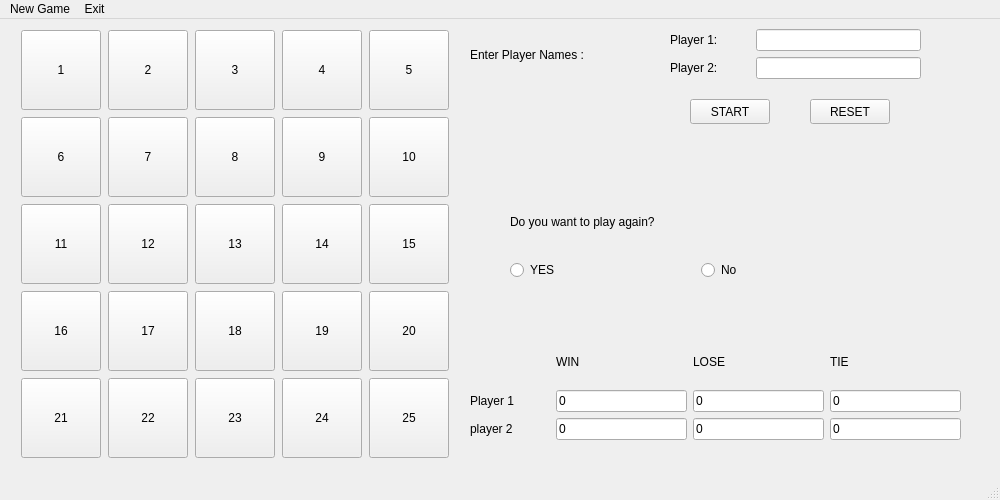
<?xml version="1.0" encoding="UTF-8"?>
<ui version="4.0">
 <class>MainWindow</class>
 <widget class="QMainWindow" name="MainWindow">
  <property name="geometry">
   <rect>
    <x>0</x>
    <y>0</y>
    <width>1000</width>
    <height>500</height>
   </rect>
  </property>
  <property name="minimumSize">
   <size>
    <width>1000</width>
    <height>500</height>
   </size>
  </property>
  <property name="maximumSize">
   <size>
    <width>1000</width>
    <height>600</height>
   </size>
  </property>
  <property name="windowTitle">
   <string>MainWindow</string>
  </property>
  <widget class="QWidget" name="centralwidget">
   <widget class="QWidget" name="formLayoutWidget">
    <property name="geometry">
     <rect>
      <x>670</x>
      <y>10</y>
      <width>251</width>
      <height>61</height>
     </rect>
    </property>
    <layout class="QFormLayout" name="formLayout">
     <item row="1" column="0">
      <widget class="QLabel" name="labelName2">
       <property name="minimumSize">
        <size>
         <width>80</width>
         <height>0</height>
        </size>
       </property>
       <property name="text">
        <string>Player 2:</string>
       </property>
      </widget>
     </item>
     <item row="1" column="1">
      <widget class="QLineEdit" name="lineEditName2">
       <property name="focusPolicy">
        <enum>Qt::ClickFocus</enum>
       </property>
      </widget>
     </item>
     <item row="0" column="0">
      <widget class="QLabel" name="labelName1">
       <property name="minimumSize">
        <size>
         <width>80</width>
         <height>0</height>
        </size>
       </property>
       <property name="text">
        <string>Player 1:</string>
       </property>
      </widget>
     </item>
     <item row="0" column="1">
      <widget class="QLineEdit" name="lineEditName1"/>
     </item>
    </layout>
   </widget>
   <widget class="QPushButton" name="pushButtonReset">
    <property name="geometry">
     <rect>
      <x>810</x>
      <y>80</y>
      <width>80</width>
      <height>25</height>
     </rect>
    </property>
    <property name="text">
     <string>RESET</string>
    </property>
   </widget>
   <widget class="QPushButton" name="pushButtonStart">
    <property name="geometry">
     <rect>
      <x>690</x>
      <y>80</y>
      <width>80</width>
      <height>25</height>
     </rect>
    </property>
    <property name="text">
     <string>START</string>
    </property>
   </widget>
   <widget class="QLabel" name="labelTurn">
    <property name="geometry">
     <rect>
      <x>470</x>
      <y>20</y>
      <width>121</width>
      <height>31</height>
     </rect>
    </property>
    <property name="layoutDirection">
     <enum>Qt::LeftToRight</enum>
    </property>
    <property name="text">
     <string>Enter Player Names :</string>
    </property>
   </widget>
   <widget class="QWidget" name="layoutWidget">
    <property name="geometry">
     <rect>
      <x>20</x>
      <y>10</y>
      <width>431</width>
      <height>430</height>
     </rect>
    </property>
    <layout class="QGridLayout" name="gridLayout">
     <item row="0" column="1">
      <widget class="QPushButton" name="pushButton_2">
       <property name="minimumSize">
        <size>
         <width>80</width>
         <height>80</height>
        </size>
       </property>
       <property name="maximumSize">
        <size>
         <width>80</width>
         <height>80</height>
        </size>
       </property>
       <property name="text">
        <string>2</string>
       </property>
      </widget>
     </item>
     <item row="8" column="1">
      <widget class="QPushButton" name="pushButton_22">
       <property name="minimumSize">
        <size>
         <width>80</width>
         <height>80</height>
        </size>
       </property>
       <property name="maximumSize">
        <size>
         <width>80</width>
         <height>80</height>
        </size>
       </property>
       <property name="text">
        <string>22</string>
       </property>
      </widget>
     </item>
     <item row="1" column="2">
      <widget class="QPushButton" name="pushButton_8">
       <property name="minimumSize">
        <size>
         <width>80</width>
         <height>80</height>
        </size>
       </property>
       <property name="maximumSize">
        <size>
         <width>80</width>
         <height>80</height>
        </size>
       </property>
       <property name="text">
        <string>8</string>
       </property>
      </widget>
     </item>
     <item row="8" column="3">
      <widget class="QPushButton" name="pushButton_24">
       <property name="minimumSize">
        <size>
         <width>80</width>
         <height>80</height>
        </size>
       </property>
       <property name="maximumSize">
        <size>
         <width>80</width>
         <height>80</height>
        </size>
       </property>
       <property name="text">
        <string>24</string>
       </property>
      </widget>
     </item>
     <item row="8" column="0">
      <widget class="QPushButton" name="pushButton_21">
       <property name="minimumSize">
        <size>
         <width>80</width>
         <height>80</height>
        </size>
       </property>
       <property name="maximumSize">
        <size>
         <width>80</width>
         <height>80</height>
        </size>
       </property>
       <property name="text">
        <string>21</string>
       </property>
      </widget>
     </item>
     <item row="4" column="0">
      <widget class="QPushButton" name="pushButton_11">
       <property name="minimumSize">
        <size>
         <width>80</width>
         <height>80</height>
        </size>
       </property>
       <property name="maximumSize">
        <size>
         <width>80</width>
         <height>80</height>
        </size>
       </property>
       <property name="text">
        <string>11</string>
       </property>
      </widget>
     </item>
     <item row="4" column="4">
      <widget class="QPushButton" name="pushButton_15">
       <property name="minimumSize">
        <size>
         <width>80</width>
         <height>80</height>
        </size>
       </property>
       <property name="maximumSize">
        <size>
         <width>80</width>
         <height>80</height>
        </size>
       </property>
       <property name="text">
        <string>15</string>
       </property>
      </widget>
     </item>
     <item row="8" column="2">
      <widget class="QPushButton" name="pushButton_23">
       <property name="minimumSize">
        <size>
         <width>80</width>
         <height>80</height>
        </size>
       </property>
       <property name="maximumSize">
        <size>
         <width>80</width>
         <height>80</height>
        </size>
       </property>
       <property name="text">
        <string>23</string>
       </property>
      </widget>
     </item>
     <item row="0" column="0">
      <widget class="QPushButton" name="pushButton_1">
       <property name="minimumSize">
        <size>
         <width>80</width>
         <height>80</height>
        </size>
       </property>
       <property name="maximumSize">
        <size>
         <width>80</width>
         <height>80</height>
        </size>
       </property>
       <property name="text">
        <string>1</string>
       </property>
      </widget>
     </item>
     <item row="6" column="1">
      <widget class="QPushButton" name="pushButton_17">
       <property name="minimumSize">
        <size>
         <width>80</width>
         <height>80</height>
        </size>
       </property>
       <property name="maximumSize">
        <size>
         <width>80</width>
         <height>80</height>
        </size>
       </property>
       <property name="text">
        <string>17</string>
       </property>
      </widget>
     </item>
     <item row="6" column="3">
      <widget class="QPushButton" name="pushButton_19">
       <property name="minimumSize">
        <size>
         <width>80</width>
         <height>80</height>
        </size>
       </property>
       <property name="maximumSize">
        <size>
         <width>80</width>
         <height>80</height>
        </size>
       </property>
       <property name="text">
        <string>19</string>
       </property>
      </widget>
     </item>
     <item row="6" column="0">
      <widget class="QPushButton" name="pushButton_16">
       <property name="minimumSize">
        <size>
         <width>80</width>
         <height>80</height>
        </size>
       </property>
       <property name="maximumSize">
        <size>
         <width>80</width>
         <height>80</height>
        </size>
       </property>
       <property name="text">
        <string>16</string>
       </property>
      </widget>
     </item>
     <item row="6" column="2">
      <widget class="QPushButton" name="pushButton_18">
       <property name="minimumSize">
        <size>
         <width>80</width>
         <height>80</height>
        </size>
       </property>
       <property name="maximumSize">
        <size>
         <width>80</width>
         <height>80</height>
        </size>
       </property>
       <property name="text">
        <string>18</string>
       </property>
      </widget>
     </item>
     <item row="0" column="3">
      <widget class="QPushButton" name="pushButton_4">
       <property name="minimumSize">
        <size>
         <width>80</width>
         <height>0</height>
        </size>
       </property>
       <property name="maximumSize">
        <size>
         <width>80</width>
         <height>80</height>
        </size>
       </property>
       <property name="text">
        <string>4</string>
       </property>
      </widget>
     </item>
     <item row="1" column="4">
      <widget class="QPushButton" name="pushButton_10">
       <property name="minimumSize">
        <size>
         <width>80</width>
         <height>80</height>
        </size>
       </property>
       <property name="maximumSize">
        <size>
         <width>80</width>
         <height>80</height>
        </size>
       </property>
       <property name="text">
        <string>10</string>
       </property>
      </widget>
     </item>
     <item row="4" column="3">
      <widget class="QPushButton" name="pushButton_14">
       <property name="minimumSize">
        <size>
         <width>80</width>
         <height>80</height>
        </size>
       </property>
       <property name="maximumSize">
        <size>
         <width>80</width>
         <height>80</height>
        </size>
       </property>
       <property name="text">
        <string>14</string>
       </property>
      </widget>
     </item>
     <item row="0" column="2">
      <widget class="QPushButton" name="pushButton_3">
       <property name="minimumSize">
        <size>
         <width>80</width>
         <height>80</height>
        </size>
       </property>
       <property name="maximumSize">
        <size>
         <width>80</width>
         <height>80</height>
        </size>
       </property>
       <property name="text">
        <string>3</string>
       </property>
      </widget>
     </item>
     <item row="1" column="3">
      <widget class="QPushButton" name="pushButton_9">
       <property name="minimumSize">
        <size>
         <width>80</width>
         <height>80</height>
        </size>
       </property>
       <property name="maximumSize">
        <size>
         <width>80</width>
         <height>80</height>
        </size>
       </property>
       <property name="text">
        <string>9</string>
       </property>
      </widget>
     </item>
     <item row="6" column="4">
      <widget class="QPushButton" name="pushButton_20">
       <property name="minimumSize">
        <size>
         <width>80</width>
         <height>80</height>
        </size>
       </property>
       <property name="maximumSize">
        <size>
         <width>80</width>
         <height>80</height>
        </size>
       </property>
       <property name="text">
        <string>20</string>
       </property>
      </widget>
     </item>
     <item row="4" column="1">
      <widget class="QPushButton" name="pushButton_12">
       <property name="minimumSize">
        <size>
         <width>80</width>
         <height>80</height>
        </size>
       </property>
       <property name="maximumSize">
        <size>
         <width>80</width>
         <height>80</height>
        </size>
       </property>
       <property name="text">
        <string>12</string>
       </property>
      </widget>
     </item>
     <item row="1" column="1">
      <widget class="QPushButton" name="pushButton_7">
       <property name="minimumSize">
        <size>
         <width>80</width>
         <height>80</height>
        </size>
       </property>
       <property name="maximumSize">
        <size>
         <width>80</width>
         <height>80</height>
        </size>
       </property>
       <property name="text">
        <string>7</string>
       </property>
      </widget>
     </item>
     <item row="0" column="4">
      <widget class="QPushButton" name="pushButton_5">
       <property name="minimumSize">
        <size>
         <width>80</width>
         <height>80</height>
        </size>
       </property>
       <property name="maximumSize">
        <size>
         <width>80</width>
         <height>80</height>
        </size>
       </property>
       <property name="text">
        <string>5</string>
       </property>
      </widget>
     </item>
     <item row="1" column="0">
      <widget class="QPushButton" name="pushButton_6">
       <property name="minimumSize">
        <size>
         <width>80</width>
         <height>80</height>
        </size>
       </property>
       <property name="maximumSize">
        <size>
         <width>80</width>
         <height>80</height>
        </size>
       </property>
       <property name="text">
        <string>6</string>
       </property>
      </widget>
     </item>
     <item row="4" column="2">
      <widget class="QPushButton" name="pushButton_13">
       <property name="minimumSize">
        <size>
         <width>80</width>
         <height>80</height>
        </size>
       </property>
       <property name="maximumSize">
        <size>
         <width>80</width>
         <height>80</height>
        </size>
       </property>
       <property name="text">
        <string>13</string>
       </property>
      </widget>
     </item>
     <item row="8" column="4">
      <widget class="QPushButton" name="pushButton_25">
       <property name="minimumSize">
        <size>
         <width>80</width>
         <height>80</height>
        </size>
       </property>
       <property name="maximumSize">
        <size>
         <width>80</width>
         <height>80</height>
        </size>
       </property>
       <property name="baseSize">
        <size>
         <width>80</width>
         <height>80</height>
        </size>
       </property>
       <property name="text">
        <string>25</string>
       </property>
       <property name="iconSize">
        <size>
         <width>20</width>
         <height>20</height>
        </size>
       </property>
      </widget>
     </item>
    </layout>
   </widget>
   <widget class="QWidget" name="layoutWidget">
    <property name="geometry">
     <rect>
      <x>470</x>
      <y>320</y>
      <width>491</width>
      <height>101</height>
     </rect>
    </property>
    <layout class="QGridLayout" name="gridLayout_2">
     <item row="0" column="1">
      <widget class="QLabel" name="labelWin">
       <property name="autoFillBackground">
        <bool>false</bool>
       </property>
       <property name="text">
        <string>WIN</string>
       </property>
      </widget>
     </item>
     <item row="0" column="2">
      <widget class="QLabel" name="labelLose">
       <property name="text">
        <string>LOSE</string>
       </property>
      </widget>
     </item>
     <item row="0" column="3">
      <widget class="QLabel" name="labelTie">
       <property name="text">
        <string>TIE</string>
       </property>
      </widget>
     </item>
     <item row="1" column="0">
      <widget class="QLabel" name="labelPlayer1Record">
       <property name="minimumSize">
        <size>
         <width>80</width>
         <height>20</height>
        </size>
       </property>
       <property name="text">
        <string>Player 1</string>
       </property>
      </widget>
     </item>
     <item row="1" column="1">
      <widget class="QLineEdit" name="lineEditWin1">
       <property name="text">
        <string>0</string>
       </property>
      </widget>
     </item>
     <item row="1" column="2">
      <widget class="QLineEdit" name="lineEditLose1">
       <property name="text">
        <string>0</string>
       </property>
      </widget>
     </item>
     <item row="1" column="3">
      <widget class="QLineEdit" name="lineEditTie1">
       <property name="text">
        <string>0</string>
       </property>
      </widget>
     </item>
     <item row="2" column="0">
      <widget class="QLabel" name="labelPlayer2Record">
       <property name="minimumSize">
        <size>
         <width>80</width>
         <height>0</height>
        </size>
       </property>
       <property name="text">
        <string>player 2</string>
       </property>
      </widget>
     </item>
     <item row="2" column="1">
      <widget class="QLineEdit" name="lineEditWin2">
       <property name="text">
        <string>0</string>
       </property>
      </widget>
     </item>
     <item row="2" column="2">
      <widget class="QLineEdit" name="lineEditLose2">
       <property name="text">
        <string>0</string>
       </property>
      </widget>
     </item>
     <item row="2" column="3">
      <widget class="QLineEdit" name="lineEditTie2">
       <property name="text">
        <string>0</string>
       </property>
      </widget>
     </item>
    </layout>
   </widget>
   <widget class="QWidget" name="layoutWidget">
    <property name="geometry">
     <rect>
      <x>510</x>
      <y>170</y>
      <width>375</width>
      <height>91</height>
     </rect>
    </property>
    <layout class="QGridLayout" name="gridLayout_3">
     <item row="2" column="0">
      <widget class="QRadioButton" name="radioButtonYes">
       <property name="text">
        <string>YES</string>
       </property>
      </widget>
     </item>
     <item row="2" column="1">
      <widget class="QRadioButton" name="radioButtonNo">
       <property name="text">
        <string>No</string>
       </property>
      </widget>
     </item>
     <item row="1" column="0" colspan="2">
      <widget class="QLabel" name="labelPLayAgain">
       <property name="text">
        <string>Do you want to play again?</string>
       </property>
      </widget>
     </item>
    </layout>
   </widget>
  </widget>
  <widget class="QStatusBar" name="statusbar"/>
  <widget class="QMenuBar" name="menuBar">
   <property name="geometry">
    <rect>
     <x>0</x>
     <y>0</y>
     <width>1000</width>
     <height>25</height>
    </rect>
   </property>
   <widget class="QMenu" name="menuNew_Game">
    <property name="title">
     <string>New Game</string>
    </property>
   </widget>
   <widget class="QMenu" name="menuExit">
    <property name="title">
     <string>Exit</string>
    </property>
   </widget>
   <addaction name="menuNew_Game"/>
   <addaction name="menuExit"/>
  </widget>
 </widget>
 <resources/>
 <connections/>
</ui>
